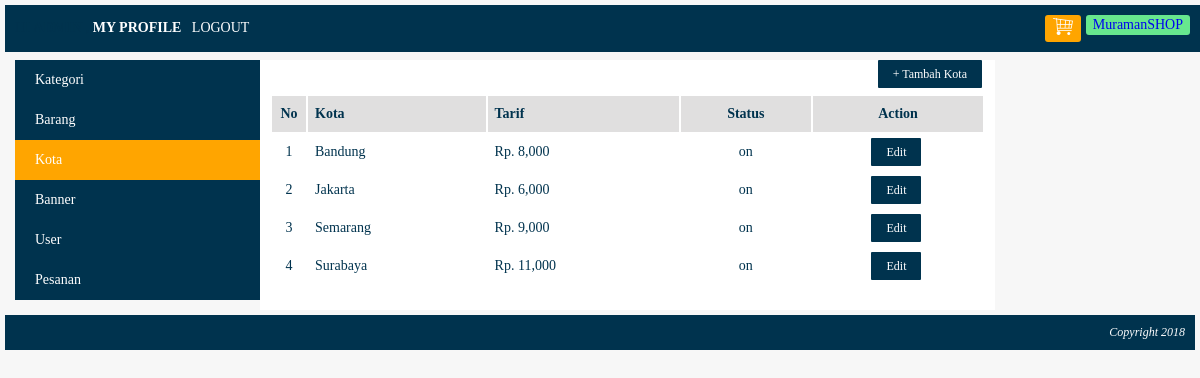
Screenshot of /index.php?page=my_profile&module=kota&action=list (signed in) with the database file from the repository.
### tables this page shows
CREATE TABLE `kota` (
  `kota_id` int(10) NOT NULL,
  `kota` varchar(150) NOT NULL,
  `tarif` int(10) NOT NULL,
  `status` enum('on','off') NOT NULL
);

### functions/helper.php (called while the page is built, shortened)
<?php
function rupiah($nilai){
   return $string = "Rp. ".number_format($nilai);
}

### module/kota/list.php (the view)
<div id="frame-tambah">
	<a class="tombol-action" href="<?php echo BASE_URL."index.php?page=my_profile&module=kota&action=form"; ?>">+ Tambah Kota</a>
</div>
<?php
	$queryKota = mysqli_query($koneksi, "SELECT * FROM kota ORDER BY kota ASC");
	if(mysqli_num_rows($queryKota) == 0){
		echo "<h3>Saat ini belum ada nama kota yang didalam database.</h3>";
	}
	else{
		echo "<table class='table-list'>";
			echo "<tr class='baris-title'>
					<th class='no'>No</th>
					<th class='kiri'>Kota</th>
					<th class='kiri'>Tarif</th>
					<th class='tengah'>Status</th>
					<th class='tengah'>Action</th>
				 </tr>";
			$no = 1;
			while($rowKota=mysqli_fetch_assoc($queryKota)){
				echo "<tr>
						<td class='no'>$no</td>
						<td>$rowKota[kota]</td>
						<td>".rupiah($rowKota['tarif'])."</td>
						<td class='tengah'>$rowKota[status]</td>
						<td class='tengah'>
							<a class='tombol-action' href='".BASE_URL."index.php?page=my_profile&module=kota&action=form&kota_id=$rowKota[kota_id]"."'>Edit</a>
						</td>
					 </tr>";
				$no++;
			}
		echo "</table>";
	}
?>

### css/style.css (style rules this page uses)
body { font-family:Verdana; font-size: 14px; color:#00334e; background: #f7f7f7; margin: 0px; padding: 0px; box-sizing: border-box; }
.table-list { width: 100%; }
.table-list tr.baris-title { background: #e0dfdf; }
.table-list tr th, .table-list tr td { padding: 10px 7px; }
.no { width: 20px; text-align: center; }
.kiri { text-align: left; }
.tengah { text-align: center; }
#frame-tambah { margin-bottom: 12px; text-align: right; }
.tombol-action { background:#00334e;; color: white; border-radius: 1px; margin-right: 3px; padding: 7px 15px; text-decoration: none; font-size: 12px; }

### rows the page displays
kota: kota "Bandung", tarif "Rp. 8,000", status "on"
kota: kota "Jakarta", tarif "Rp. 6,000", status "on"
kota: kota "Semarang", tarif "Rp. 9,000", status "on"
kota: kota "Surabaya", tarif "Rp. 11,000", status "on"
